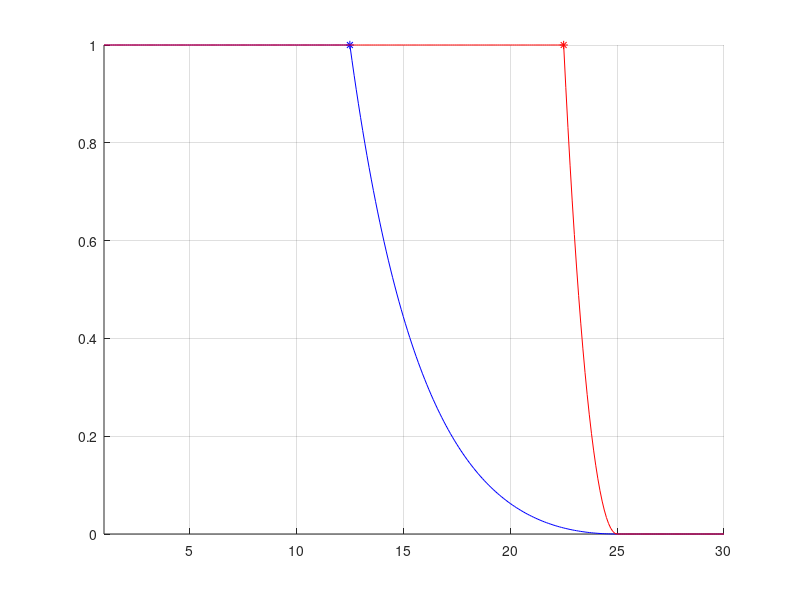

Here is the MATLAB script that generated this plot: (Note: this script raises an error after producing the figure.)
%------------ MAIN CODE FOR ENERGY (VERSION 2) -------------

%% Adding dependencies
%clear
%clc
%Change this command to your repository address. 
folder_model = ['C:\Users\Carolina\Desktop\net_shared\LBR_interface\matlab\Windows\model_urdf'];
folder_functions = ['C:\Users\Carolina\Desktop\net_shared\LBR_interface\matlab\Windows\'];
addpath(folder_model);
addpath(folder_functions);

% Add source directories
fcn_path = genpath('energy');
addpath(fcn_path);

%% ------------ POTENTIAL ENERGY
% Uo(i) = 0.5*eta*((1/rho(i))-(1/rho0))^2;

% rho0 = Rmax = abs(xCenter - xWall)
% rho  = R    = abs(x - xWall)

rho0 = 25;
delta = 0.1;
rho = [1:delta:30];

margin1 = 0.5;
eta1 = 2*(margin1^2)*(rho0^2)/(1+(margin1^2)-2*margin1);
Uo1 = zeros(1, length(rho));
Umargin1 = 0;

for i=1:length(Uo1)
    if (rho(i)>rho0)
        Uo1(i) = 0;
    elseif (rho(i)<=margin1*rho0)
        Uo1(i) = 1;
    else
        Uo1(i) = 0.5*eta1*((1/rho(i))-(1/rho0))^2;
    end  
    
    if(rho(i) == margin1*rho0)
        Umargin1 = Uo1(i);
    end
end

margin2 = 0.9;
eta2 = 2*(margin2^2)*(rho0^2)/(1+(margin2^2)-2*margin2);
Uo2 = zeros(1, length(rho));
Umargin2 = 0;

for i=1:length(Uo2)
    if (rho(i)>rho0)
        Uo2(i) = 0;
    elseif (rho(i)<=margin2*rho0)
        Uo2(i) = 1;
    else
        Uo2(i) = 0.5*eta2*((1/rho(i))-(1/rho0))^2;
    end  
    
    if(rho(i) == margin2*rho0)
        Umargin2 = Uo2(i);
    end
end

figure
grid on
hold on
plot(rho,Uo1,'-b',margin1*rho0,Umargin1,'*b')
plot(rho,Uo2,'-r',margin2*rho0,Umargin2,'*r')
xlim([rho(1) rho(end)])
%ylim([0.9*min(Uo) max(Uo(1,20:end))])
hold off

%% Testing the potential ratio and gains
xCenter =[0; 0];
xWall = [10; 10];
x1 = [0:0.001:10]; x2 = [0:0.001:10]; x = [x1' x2'];
[m,n] = size(x);

xOff1 = 0.3;
uo1 = zeros(1,length(x1));

for i=1:length(uo1)
    uo1(i) = getPotentialRatio(xCenter,xWall,x(i,:),xOff1);
end

Kmax = 500; Kmin = 200;
go1 = zeros(1,length(x1)); 

for i=1:length(go1)
    go1(i) = getPotentialGain(xCenter,xWall,x(i,:),0.3,Kmax,Kmin);
end

figure
subplot(1,2,1)
plot(x(:,1)',uo1)

subplot(1,2,2)
plot(x(:,1)',go1)

%% Testing different margins (2D)
Kmax = 500; Kmin = 200;
xCenter =[0; 0];
xWall = [10; 10];
x1 = [0:0.001:10]; x2 = [0:0.001:10]; x = [x1' x2'];

xOff1 = 0.125; xOff2 = 0.5; xOff3 = 0.75;
go1 = zeros(1,length(x1)); 
go2 = zeros(1,length(x1)); 
go3 = zeros(1,length(x1)); 

for i=1:length(go1)
    go1(i) = getPotentialGain(xCenter,xWall,x(i,:),xOff1,Kmax,Kmin);
    go2(i) = getPotentialGain(xCenter,xWall,x(i,:),xOff2,Kmax,Kmin);
    go3(i) = getPotentialGain(xCenter,xWall,x(i,:),xOff3,Kmax,Kmin);
end

plot(x(:,1)',go1,x(:,1)',go2,x(:,1)',go3)

%% Testing different margins (3D lines)
Kmax = 5000; Kmin = 200;
xCenter =[0; 0];
xWall = [10; 10];
x1 = [0:0.001:10]; x2 = [0:0.001:10]; x = [x1' x2'];

xOff1 = 0.125; xOff2 = 0.5; xOff3 = 0.75;
go1 = zeros(1,length(x1)); 
go2 = zeros(1,length(x1)); 
go3 = zeros(1,length(x1)); 

for i=1:length(go1)
    go1(i) = getPotentialGain(xCenter,xWall,x(i,:),xOff1,Kmax,Kmin);
    go2(i) = getPotentialGain(xCenter,xWall,x(i,:),xOff2,Kmax,Kmin);
    go3(i) = getPotentialGain(xCenter,xWall,x(i,:),xOff3,Kmax,Kmin);
end

plot3(x(:,1)',x(:,2)',go1,x(:,1)',x(:,2)',go2,x(:,1)',x(:,2)',go3)

%% COMPARTING TO THE JAVA CLASS (method/function getGainsLine)
go1_java = load('C:\Users\Carolina\Desktop\net_shared\LBR_interface\matlab\Windows\energy\Java2DStiffness1.txt')';
go2_java = load('C:\Users\Carolina\Desktop\net_shared\LBR_interface\matlab\Windows\energy\Java2DStiffness2.txt')';
go3_java = load('C:\Users\Carolina\Desktop\net_shared\LBR_interface\matlab\Windows\energy\Java2DStiffness3.txt')';

plot3(x(:,1)',x(:,2)',go1_java,x(:,1)',x(:,2)',go2_java,x(:,1)',x(:,2)',go3_java)
% This went fine
%% Testing 3 different margins (3D plane)
Kmax = 500; Kmin = 200;
xCenter =[10; 10];
xWall = [5; 5];
xOff1 = 0.125; xOff2 = 0.5; xOff3 = 0.75;

[X,Y] = meshgrid(0:0.1:20,0:0.1:20);
[sizeM sizeN] = size(X);
Z1 = zeros(sizeM,sizeN);
Z2 = zeros(sizeM,sizeN);
Z3 = zeros(sizeM,sizeN);

for i=1:sizeM
    for j=1:sizeN
        Z1(i,j) = getPotentialGain(xCenter,xWall,[X(i,j) Y(i,j)],xOff1,Kmax,Kmin);
        Z2(i,j) = getPotentialGain(xCenter,xWall,[X(i,j) Y(i,j)],xOff2,Kmax,Kmin);
        Z3(i,j) = getPotentialGain(xCenter,xWall,[X(i,j) Y(i,j)],xOff3,Kmax,Kmin);
    end
end


figure
subplot(1,3,1)
grid on
hold on
turnPlane = surf(X,Y,Z1,'FaceAlpha',0.7, 'EdgeColor','none')
plot3([xCenter(1) xCenter(1)], [xCenter(2) xCenter(2)], [Kmin Kmax],'-g','LineWidth', 2)
plot3([xWall(1) xWall(1)], [xWall(2) xWall(2)], [Kmin Kmax],'-r','LineWidth', 2)
%'FaceColor' = select color in a hexadecimal value
xlabel('x [m]')
ylabel('y [m]')
zlabel('Gain')
title(['Stiffness Gain with delta = ' num2str(xOff1)])

subplot(1,3,2)
grid on
hold on
turnPlane = surf(X,Y,Z2,'FaceAlpha',0.7, 'EdgeColor','none')
plot3([xCenter(1) xCenter(1)], [xCenter(2) xCenter(2)], [Kmin Kmax],'-g','LineWidth', 2)
plot3([xWall(1) xWall(1)], [xWall(2) xWall(2)], [Kmin Kmax],'-r','LineWidth', 2)
%'FaceColor' = select color in a hexadecimal value
xlabel('x [m]')
ylabel('y [m]')
zlabel('Gain')
title(['Stiffness Gain with delta = ' num2str(xOff2)])

subplot(1,3,3)
grid on
hold on
turnPlane = surf(X,Y,Z3,'FaceAlpha',0.7, 'EdgeColor','none')
plot3([xCenter(1) xCenter(1)], [xCenter(2) xCenter(2)], [Kmin Kmax],'-g','LineWidth', 2)
plot3([xWall(1) xWall(1)], [xWall(2) xWall(2)], [Kmin Kmax],'-r','LineWidth', 2)
%'FaceColor' = select color in a hexadecimal value
xlabel('x [m]')
ylabel('y [m]')
zlabel('Gain')
title(['Stiffness Gain with delta = ' num2str(xOff3)])

%% Testing LAMBDA with 2 different margins (3D plane)
Kmax = 1; Kmin = 0;
xCenter =[10; 10];
%xWall = [5; 5];
xWall1 = [7; 3];
xWall2 = [18; 2];
%delta1 = 0.125; delta2 = 0.3;
delta = 0.5;
xWall_x = [0:0.1:20]; xWall_Y = 20; xWall_acc = [xWall_x; xWall_Y*ones(1,length(xWall_x))];

[X,Y] = meshgrid(0:0.1:20,0:0.1:20);
[sizeM sizeN] = size(X);
Z1 = zeros(sizeM,sizeN);
Z2 = zeros(sizeM,sizeN);
Z_total = zeros(sizeM,sizeN); % new
Z_acc = zeros(sizeM,sizeN); % new

for i=1:sizeM
    for j=1:sizeN
        Z1(i,j) = getPotentialGain(xCenter,xWall1,[X(i,j) Y(i,j)],delta,Kmax,Kmin);
        Z2(i,j) = getPotentialGain(xCenter,xWall2,[X(i,j) Y(i,j)],delta,Kmax,Kmin);
        %Z2(i,j) = getPotentialGain(xCenter,xWall1,[X(i,j) Y(i,j)],delta2,Kmax,Kmin);
        for(k=1:length(xWall_x))
            Z_acc(i,j) = Z_acc(i,j) + getPotentialGain(xCenter,xWall_acc(:,k),[X(i,j) Y(i,j)],delta,Kmax,Kmin);
        end
    end
end
% Z _ total
Z_total = Z1+Z2;% + Z_acc;
Zmax1 = 0; Zmax2 = 0; Zmax_total = 0;
for i=1:sizeM
    if(max(Z_total(i,:))>Zmax1)
        Zmax1 = max(Z_total(i,:));
    end
    if(max(Z_acc(i,:))>Zmax2)
        Zmax2 = max(Z_acc(i,:));
    end
end
Z_total_norm = ((1/Zmax1)*Z_total)+((1/Zmax2)*Z_acc);
for i=1:sizeM
    if(max(Z_total_norm(i,:))>Zmax_total)
        Zmax_total = max(Z_total_norm(i,:));
    end
end
Z_total_norm = (1/Zmax_total)*Z_total_norm;

turnPlane = surf(X,Y,Z_total_norm,'FaceAlpha',0.7, 'EdgeColor','none')
% Z _ acc
Zmax = 0;
for i=1:sizeM
    if(max(Z_acc(i,:))>Zmax)
        Zmax = max(Z_acc(i,:));
    end
end
Z_acc_norm = (1/Zmax)*Z_acc;
%turnPlane = surf(X,Y,Z_total_norm,'FaceAlpha',0.7, 'EdgeColor','none')
% plotting the lines and stuff
figure
grid on
hold on
turnPlane = surf(X,Y,Z_total_norm,'FaceAlpha',0.7, 'EdgeColor','none')
plot3([xCenter(1) xCenter(1)], [xCenter(2) xCenter(2)], [Kmin Kmax],'-k','LineWidth', 2)
plot3([xWall1(1) xWall1(1)], [xWall1(2) xWall1(2)], [Kmin Kmax],'-r','LineWidth', 2)
plot3([xWall2(1) xWall2(1)], [xWall2(2) xWall2(2)], [Kmin Kmax],'-r','LineWidth', 2)
%drawing a wall as a square
plot3([xWall_acc(1,1) xWall_acc(1,end)], [xWall_acc(2,1) xWall_acc(2,1)], [Kmin Kmin],'-r','LineWidth', 2)
plot3([xWall_acc(1,1) xWall_acc(1,end)], [xWall_acc(2,1) xWall_acc(2,1)], [Kmax Kmax],'-r','LineWidth', 2)
plot3([xWall_acc(1,1) xWall_acc(1,1)], [xWall_acc(2,1) xWall_acc(2,1)], [Kmin Kmax],'-r','LineWidth', 2)
plot3([xWall_acc(1,end) xWall_acc(1,end)], [xWall_acc(2,1) xWall_acc(2,1)], [Kmin Kmax],'-r','LineWidth', 2)
%'FaceColor' = select color in a hexadecimal value
xlabel('x [m]')
ylabel('y [m]')
zlabel('lambda')
title(['Lambda ratio with delta = ' num2str(delta)])

% Actual figure
figure
subplot(1,2,1)
grid on
hold on
turnPlane = surf(X,Y,Z1,'FaceAlpha',0.7, 'EdgeColor','none')
plot3([xCenter(1) xCenter(1)], [xCenter(2) xCenter(2)], [Kmin Kmax],'-g','LineWidth', 2)
plot3([xWall(1) xWall(1)], [xWall(2) xWall(2)], [Kmin Kmax],'-r','LineWidth', 2)
%'FaceColor' = select color in a hexadecimal value
xlabel('x [m]')
ylabel('y [m]')
zlabel('lambda')
title(['Lambda ratio with delta = ' num2str(delta1)])

subplot(1,2,2)
grid on
hold on
turnPlane = surf(X,Y,Z2,'FaceAlpha',0.7, 'EdgeColor','none')
plot3([xCenter(1) xCenter(1)], [xCenter(2) xCenter(2)], [Kmin Kmax],'-g','LineWidth', 2)
plot3([xWall(1) xWall(1)], [xWall(2) xWall(2)], [Kmin Kmax],'-r','LineWidth', 2)
%'FaceColor' = select color in a hexadecimal value
xlabel('x [m]')
ylabel('y [m]')
zlabel('lambda')
title(['Lambda ratio with delta = ' num2str(delta2)])

%% Testing STIFFNESS GAINS with 2 different margins (3D plane)
Kmax = 5000; Kmin = 200;
xCenter =[10; 10];
xWall = [5; 5];
delta1 = 0.5; delta2 = 0.65;

[X,Y] = meshgrid(0:0.1:20,0:0.1:20);
[sizeM sizeN] = size(X);
Z1 = zeros(sizeM,sizeN);
Z2 = zeros(sizeM,sizeN);

for i=1:sizeM
    for j=1:sizeN
        Z1(i,j) = getPotentialGain(xCenter,xWall,[X(i,j) Y(i,j)],delta1,Kmax,Kmin);
        Z2(i,j) = getPotentialGain(xCenter,xWall,[X(i,j) Y(i,j)],delta2,Kmax,Kmin);
    end
end


figure
subplot(1,2,1)
grid on
hold on
turnPlane = surf(X,Y,Z1,'FaceAlpha',0.7, 'EdgeColor','none')
plot3([xCenter(1) xCenter(1)], [xCenter(2) xCenter(2)], [Kmin Kmax],'-k','LineWidth', 2)
plot3([xWall(1) xWall(1)], [xWall(2) xWall(2)], [Kmin Kmax],'-r','LineWidth', 2)
%'FaceColor' = select color in a hexadecimal value
xlabel('x [m]')
ylabel('y [m]')
zlabel('Gain')
title(['Stiffness gain with delta = ' num2str(delta1)])

subplot(1,2,2)
grid on
hold on
turnPlane = surf(X,Y,Z2,'FaceAlpha',0.7, 'EdgeColor','none')
plot3([xCenter(1) xCenter(1)], [xCenter(2) xCenter(2)], [Kmin Kmax],'-k','LineWidth', 2)
plot3([xWall(1) xWall(1)], [xWall(2) xWall(2)], [Kmin Kmax],'-r','LineWidth', 2)
%'FaceColor' = select color in a hexadecimal value
xlabel('x [m]')
ylabel('y [m]')
zlabel('Gain')
title(['Stiffness gain with delta = ' num2str(delta2)])

%% Testing STIFFNESS GAINS IN A TUBE with 2 different margins (3D plane)
Kmax = 5000; Kmin = 200;
xCenter =[10; 10];
xCenterTube =[10; 10];
delta1 = 0.2; delta2 = 0.2;

xWall_R1 = 10;
xWall_R2 = 5;

[X,Y] = meshgrid(0:0.1:20,0:0.1:20);
[sizeM sizeN] = size(X);
Z1 = zeros(sizeM,sizeN);
Z2 = zeros(sizeM,sizeN);

for i=1:sizeM
    
    for j=1:sizeN
        x = [X(i,j); Y(i,j)];
        %get angle
        cosC = 0;
        senC = 0;
        x_r = sqrt((x(1)-xCenterTube(1))^2 + (x(2)-xCenterTube(2))^2);
        if(x_r > 2)
            cosC = (x(1)-xCenterTube(1))/x_r;
            senC = (x(2)-xCenterTube(2))/x_r;
        else
            if(x(1)>xCenterTube(1))
                cosC = cos(pi/4);
            else
                cosC = -cos(pi/4);
            end
            if(x(2)>xCenterTube(2))
                senC = sin(pi/4);
            else
                senC = -sin(pi/4);
            end
        end
        
        xWall1 = [xCenterTube(1) + xWall_R1*cosC; xCenterTube(2)+xWall_R1*senC];
        Z1(i,j) = getPotentialGain(xCenter,xWall1,x,delta1,Kmax,Kmin);
        
        xWall2 = [xCenterTube(1) + xWall_R2*cosC; xCenterTube(2)+xWall_R2*senC];
        Z2(i,j) = getPotentialGain(xCenter,xWall2,x,delta2,Kmax,Kmin);
       
    end
end

% plot
figure
subplot(1,2,1)
grid on
hold on
turnPlane = surf(X,Y,Z1,'FaceAlpha',0.7, 'EdgeColor','none')
plot3([xCenter(1) xCenter(1)], [xCenter(2) xCenter(2)], [Kmin Kmax],'-k','LineWidth', 2)

x_plot = [(xCenterTube(1)-xWall_R1):0.01:(xCenterTube(1)+xWall_R1)];
y_plot1 = zeros(1,length(x_plot)); y_plot2 =  y_plot1;
for(k=1:length(y_plot1))
    temp = sqrt(xWall_R1^2 - (x_plot(k)-xCenterTube(1))^2 );
    y_plot1(k) = xCenterTube(2) + temp;
    y_plot2(k) = xCenterTube(2) - temp;
end

plot3(x_plot,y_plot1,Kmax*ones(1,length(x_plot)),'-r','LineWidth', 2)
plot3(x_plot,y_plot2,Kmax*ones(1,length(x_plot)),'-r','LineWidth', 2)
%'FaceColor' = select color in a hexadecimal value
xlabel('x [m]')
ylabel('y [m]')
zlabel('Gain')
title(['Delta = ' num2str(delta1) ' and radius = ' num2str(xWall_R1)])

subplot(1,2,2)
grid on
hold on
turnPlane = surf(X,Y,Z2,'FaceAlpha',0.7, 'EdgeColor','none')
plot3([xCenter(1) xCenter(1)], [xCenter(2) xCenter(2)], [Kmin Kmax],'-k','LineWidth', 2)

x_plot = [(xCenter(1)-xWall_R2):0.01:(xCenter(1)+xWall_R2)];
y_plot1 = zeros(1,length(x_plot)); y_plot2 =  y_plot1;
for(k=1:length(y_plot1))
    temp = sqrt(xWall_R2^2 - (x_plot(k)-xCenterTube(1))^2 );
    y_plot1(k) = xCenterTube(2) + temp;
    y_plot2(k) = xCenterTube(2) - temp;
end

plot3(x_plot,y_plot1,Kmax*ones(1,length(x_plot)),'-r','LineWidth', 2)
plot3(x_plot,y_plot2,Kmax*ones(1,length(x_plot)),'-r','LineWidth', 2)
%'FaceColor' = select color in a hexadecimal value
xlabel('x [m]')
ylabel('y [m]')
zlabel('Gain')
title(['Delta = ' num2str(delta1) ' and radius = ' num2str(xWall_R2)])

%%
figure
subplot(3,1,1)
grid on
hold on
turnPlane = surf(X,Y,Z1,'FaceAlpha',0.7, 'EdgeColor','none')
plot3([xCenter(1) xCenter(1)], [xCenter(2) xCenter(2)], [Kmin Kmax],'-g','LineWidth', 2)
plot3([xWall(1) xWall(1)], [xWall(2) xWall(2)], [Kmin Kmax],'-r','LineWidth', 2)
%'FaceColor' = select color in a hexadecimal value
xlabel('x [m]')
ylabel('y [m]')
zlabel('Gain')
title(['Stiffness Gain with x offset = ' num2str(xOff1)])

subplot(3,1,2)
grid on
hold on
turnPlane = surf(X,Y,Z2,'FaceAlpha',0.7, 'EdgeColor','none')
plot3([xCenter(1) xCenter(1)], [xCenter(2) xCenter(2)], [Kmin Kmax],'-g','LineWidth', 2)
plot3([xWall(1) xWall(1)], [xWall(2) xWall(2)], [Kmin Kmax],'-r','LineWidth', 2)
%'FaceColor' = select color in a hexadecimal value
xlabel('x [m]')
ylabel('y [m]')
zlabel('Gain')
title(['Stiffness Gain with x offset = ' num2str(xOff2)])

subplot(3,1,3)
grid on
hold on
turnPlane = surf(X,Y,Z3,'FaceAlpha',0.7, 'EdgeColor','none')
plot3([xCenter(1) xCenter(1)], [xCenter(2) xCenter(2)], [Kmin Kmax],'-g','LineWidth', 2)
plot3([xWall(1) xWall(1)], [xWall(2) xWall(2)], [Kmin Kmax],'-r','LineWidth', 2)
%'FaceColor' = select color in a hexadecimal value
xlabel('x [m]')
ylabel('y [m]')
zlabel('Gain')
title(['Stiffness Gain with x offset = ' num2str(xOff3)])


%% COMPARING GAINS WITH THE JAVA CLASS IN SUNRISE
% I messed something with the x and y coordinates. But the same method with
% 3D lines works, so dont take this into accound
data1 = load('C:\Users\Carolina\Desktop\net_shared\LBR_interface\matlab\Windows\energy\JavaStiffness1.txt');
[sizeM sizeN] = size(X);
Z1_java = data1(1:sizeM,:);
x1_java = data1(sizeM+1:sizeM*2,:);
y1_java = data1(sizeM*2+1:end,:);

Z2_java = load('C:\Users\Carolina\Desktop\net_shared\LBR_interface\matlab\Windows\energy\JavaStiffness2.txt');
Z3_java = load('C:\Users\Carolina\Desktop\net_shared\LBR_interface\matlab\Windows\energy\JavaStiffness3.txt');

figure
subplot(1,3,1)
grid on
hold on
turnPlane = surf(X,Y,Z1_java,'FaceAlpha',0.7, 'EdgeColor','none')
plot3([xCenter(1) xCenter(1)], [xCenter(2) xCenter(2)], [Kmin Kmax],'-g','LineWidth', 2)
plot3([xWall(1) xWall(1)], [xWall(2) xWall(2)], [Kmin Kmax],'-r','LineWidth', 2)
%'FaceColor' = select color in a hexadecimal value
xlabel('x [m]')
ylabel('y [m]')
zlabel('Gain')
title(['Stiffness Gain with x offset = ' num2str(xOff1)])

subplot(1,3,2)
grid on
hold on
turnPlane = surf(x2_java,y2_java,Z2_java,'FaceAlpha',0.7, 'EdgeColor','none')
plot3([xCenter(1) xCenter(1)], [xCenter(2) xCenter(2)], [Kmin Kmax],'-g','LineWidth', 2)
plot3([xWall(1) xWall(1)], [xWall(2) xWall(2)], [Kmin Kmax],'-r','LineWidth', 2)
%'FaceColor' = select color in a hexadecimal value
xlabel('x [m]')
ylabel('y [m]')
zlabel('Gain')
title(['Stiffness Gain with x offset = ' num2str(xOff2)])

subplot(1,3,3)
grid on
hold on
turnPlane = surf(X,Y,Z3_java,'FaceAlpha',0.7, 'EdgeColor','none')
plot3([xCenter(1) xCenter(1)], [xCenter(2) xCenter(2)], [Kmin Kmax],'-g','LineWidth', 2)
plot3([xWall(1) xWall(1)], [xWall(2) xWall(2)], [Kmin Kmax],'-r','LineWidth', 2)
%'FaceColor' = select color in a hexadecimal value
xlabel('x [m]')
ylabel('y [m]')
zlabel('Gain')
title(['Stiffness Gain with x offset = ' num2str(xOff3)])

%% tesing rebouncing points (2D)
xCenter =[0; 0];
xWall = [10; 10];
x1 = [0:0.001:9.5]; x2 = [0:0.001:9.5]; x = [x1' x2'];

delta1 = 0.125; delta2 = 0.5; delta3 = 0.75;
go1 = []; 
go2 = zeros(1,length(x1)); 
go3 = zeros(1,length(x1)); 

for i=1:length(x1)
    [lambda, xout] = getPotentialRatio(xCenter,xWall,x(i,:),delta);
    go1 = [go1; lambda xout];
end


plot(x1,x2,go1(:,2),go1(:,3)) 
%,go1(:,1))

plot3(go1(:,2),go1(:,3),go1(:,1))

%% tesing rebouncing points (3D) -inside/outside
% Wall on the Z axis
Waypoints = [ 0.50  0.05  0.07; 
              0.40  0.15  0.50; 
              0.35  0.30  0.50 ; 
              0.30  0.40  0.0 ; 
              0.20  0.45  0.20; 
              0.20  0.45  0.50];
          
xWallZ = 0.3; 
xWall_plane = [Waypoints(:,1) Waypoints(:,2) xWallZ*ones(length(Waypoints(:,1)),1) ];

% Center
xCenterZ_in = 0.0;
xCenter_in = [Waypoints(:,1) Waypoints(:,2) xCenterZ_in*ones(length(Waypoints(:,1)),1) ];

% outside
xCenterZ_out = 1.0;
xCenter_out = [Waypoints(:,1) Waypoints(:,2) xCenterZ_out*ones(length(Waypoints(:,1)),1) ];

delta = 0.1;

fixWaypoints_in = zeros(length(Waypoints),3);
fixWaypoints_out = zeros(length(Waypoints),3);

for j=1:length(Waypoints)
    [dummyLambda,fixWaypoints_in(j,:)] = getPotentialRatio(xCenter_in(j,:),xWall_plane(j,:),Waypoints(j,:),delta);
    [dummyLambda,fixWaypoints_out(j,:)] = getPotentialRatio(xCenter_out(j,:),xWall_plane(j,:),Waypoints(j,:),delta);
end

figure
grid on
hold on
plot3(Waypoints(:,1), Waypoints(:,2), Waypoints(:,3),'-b')
plot3(fixWaypoints_in(:,1), fixWaypoints_in(:,2), fixWaypoints_in(:,3),'-r')

% figure
% grid on
% hold on
% plot([0:(length(Waypoints(:,1))-1)],lambdaWay)
% plot([0:(length(Waypoints(:,1))-1)],fixlambdaWay)

% complete path

n = 10;
recordPath = GeneratePath(n,Waypoints,'path');
fixPath_in = recordPath; fixPath_out = recordPath;

xWallZ = 0.3; 
xWall_plane = [recordPath(:,1) recordPath(:,2) xWallZ*ones(length(recordPath(:,1)),1) ];

% Center
xCenter_in = [recordPath(:,1) recordPath(:,2) xCenterZ_in*ones(length(recordPath(:,1)),1) ];
xCenter_out = [recordPath(:,1) recordPath(:,2) xCenterZ_out*ones(length(recordPath(:,1)),1) ];

lambdaWay = zeros(length(recordPath),1);
fixlambdaWay = zeros(length(recordPath),1);

for j=1:length(recordPath)
    [lambdaWay(j,1),fixPath_in(j,:)] = getPotentialRatio(xCenter_in(j,:),xWall_plane(j,:),recordPath(j,:),delta);
    %[fixlambdaWay(j,1),dummy] = getPotentialRatio(xCenter_in(j,:),xWall_plane(j,:),fixPath(j,:),delta);

    [lambdaWay(j,1),fixPath_out(j,:)] = getPotentialRatio(xCenter_out(j,:),xWall_plane(j,:),recordPath(j,:),delta);
    %[fixlambdaWay(j,1),dummy] = getPotentialRatio(xCenter_in(j,:),xWall_plane(j,:),fixPath(j,:),delta);
end

% PLOT
xLimit = [0.9*min(recordPath(:,1)) 1.1*max(recordPath(:,1))];
yLimit = [0.9*min(recordPath(:,2)) 1.1*max(recordPath(:,2))];
zLimit = [0.9*min(recordPath(:,3)) 1.1*max(recordPath(:,3))];
% adding the wall
[x y] = meshgrid(-1:0.1:1); % Generate x and y data
z = xWallZ * ones(size(x, 1)); % Generate z data


figure
subplot(1,2,1)
grid on
hold on
plot3(Waypoints(:,1), Waypoints(:,2), Waypoints(:,3),'ok','LineWidth', 2)
plot3(recordPath(:,1), recordPath(:,2), recordPath(:,3),'-k','LineWidth', 2)

plot3(fixWaypoints_in(:,1), fixWaypoints_in(:,2), fixWaypoints_in(:,3),'or','LineWidth', 2)
plot3(fixPath_in(:,1), fixPath_in(:,2), fixPath_in(:,3),'-r','LineWidth', 2)

surfWall = surf(x, y, z,'FaceAlpha',0.3,'EdgeColor', 'none'); % Plot the surface
axis([xLimit yLimit zLimit]);
legend('Waypoints','Given path', 'Corrected waypoints', 'Corrected path', 'Wall')

title('Planned Path and correction towards inside')
xlabel('x [m]')
ylabel('y [m]')
zlabel('z [m]')

subplot(1,2,2)
grid on
hold on
plot3(Waypoints(:,1), Waypoints(:,2), Waypoints(:,3),'ok','LineWidth', 2)
plot3(recordPath(:,1), recordPath(:,2), recordPath(:,3),'-k','LineWidth', 2)

plot3(fixWaypoints_out(:,1), fixWaypoints_out(:,2), fixWaypoints_out(:,3),'or','LineWidth', 2)
plot3(fixPath_out(:,1), fixPath_out(:,2), fixPath_out(:,3),'-r','LineWidth', 2)
surfWall = surf(x, y, z,'FaceAlpha',0.3,'EdgeColor', 'none'); % Plot the surface

axis([xLimit yLimit zLimit]);
legend('Waypoints','Given path', 'Corrected waypoints', 'Corrected path', 'Wall')

title('Planned Path and correction towards outside')
xlabel('x [m]')
ylabel('y [m]')
zlabel('z [m]')

%% debug code 
x = [1; 1];
xtemp = 0; xmax_acc = 0; x_acc = 0;
for i=1:length(xCenter)
    % rho0
    xtemp = (xCenter(i)-xWall(i))^2;
    xmax_acc = xmax_acc + xtemp;    
    % rho
    xtemp = (x(i)-xWall(i))^2;
    x_acc = x_acc + xtemp;
end
% Calculate parameters
rho0 = sqrt(xmax_acc);
rho = sqrt(x_acc);
eta = 2*(delta^2)*(rho0^2)/(1+(delta^2)-2*delta);

lambda = 0.5*eta*((1/rho)-(1/rho0))^2;

    if(length(x)==1)
        xout = xCenter(1) + delta*rho0;
    end
    if(length(x)>=2)
    % Calculate angle between center and x
    cosC = (x(1)-xCenter(1))/sqrt((x(1)-xCenter(1))^2 + (x(2)-xCenter(2))^2);
    senC = (x(2)-xCenter(2))/sqrt((x(1)-xCenter(1))^2 + (x(2)-xCenter(2))^2);
    %C = acos(cosC);
    
    xout(1) = xCenter(1) + delta*rho0*cosC;
    xout(2) = xCenter(2) + delta*rho0*senC;
    end
    
    if(length(x)==3)
        cosA = (x(1)-xCenter(1))/sqrt((x(1)-xCenter(1))^2 + (x(3)-xCenter(3))^2);
        %A = acos(cosA);
        xout(3) = xCenter(3) + delta*rho0*cosA;
    end
    
    
%% COMPARING CORRECTION POINTS TO JAVA 
% matlab
Waypoints = [ 0.50  0.05  0.07; 
              0.40  0.15  0.50; 
              0.35  0.30  0.50 ; 
              0.30  0.40  0.0 ; 
              0.20  0.45  0.20; 
              0.20  0.45  0.50];          
xWallZ = 0.3; 
xWall_plane = [Waypoints(:,1) Waypoints(:,2) xWallZ*ones(length(Waypoints(:,1)),1) ];
% Center (inside)
xCenterZ_in = 0.0;
xCenter_in = [Waypoints(:,1) Waypoints(:,2) xCenterZ_in*ones(length(Waypoints(:,1)),1) ];
% Center (outside)
xCenterZ_out = 1.0;
xCenter_out = [Waypoints(:,1) Waypoints(:,2) xCenterZ_out*ones(length(Waypoints(:,1)),1) ];
delta = 0.1;

fixWaypoints_in = zeros(length(Waypoints),3);
fixWaypoints_out = zeros(length(Waypoints),3);

for j=1:length(Waypoints)
    [dummyLamda , fixWaypoints_in(j,:)] = getPotentialRatio(xCenter_in(j,:),xWall_plane(j,:),Waypoints(j,:),delta);
    [dummyLamda , fixWaypoints_out(j,:)] = getPotentialRatio(xCenter_out(j,:),xWall_plane(j,:),Waypoints(j,:),delta);
end

figure
grid on
hold on
plot3(Waypoints(:,1), Waypoints(:,2), Waypoints(:,3),'-b')
plot3(fixWaypoints_in(:,1), fixWaypoints_in(:,2), fixWaypoints_in(:,3),'-r')

% java file
data = load('C:\Users\Carolina\Desktop\net_shared\LBR_interface\matlab\Windows\energy\JavaPoints.txt');
Waypoints_java = data(:,1:3);
fixWaypoints_in_java = data(:,4:6);
%rho_in_java = data(:,7:9);
fixWaypoints_out_java = data(:,7:9);
%rho_out_java = data(:,13:15);

figure
subplot(1,2,1)
grid on
hold on
plot3(Waypoints_java(:,1), Waypoints_java(:,2), Waypoints_java(:,3),'-b')
plot3(fixWaypoints_in_java(:,1), fixWaypoints_in_java(:,2), fixWaypoints_in_java(:,3),'-r')

subplot(1,2,2)
grid on
hold on
plot3(Waypoints_java(:,1), Waypoints_java(:,2), Waypoints_java(:,3),'-b')
plot3(fixWaypoints_out_java(:,1), fixWaypoints_out_java(:,2), fixWaypoints_out_java(:,3),'-r')